Frame 1 (no input): blank canvas, image omitted
Frame 60 (no input): blank canvas, image omitted
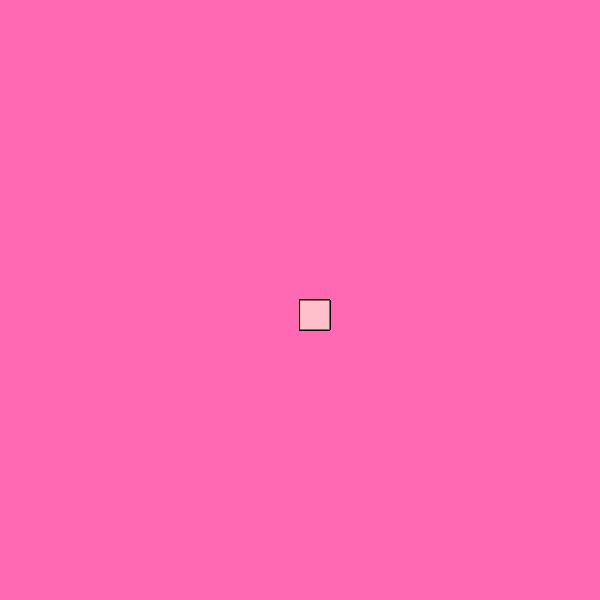
Frame 120 (the mouse pressed at the canvas centre since frame 60)

The p5.js sketch whose frames 1 and 60 were blank and that drew this single picture after the mouse press (run headless with seeded random() and noise() and a simulated clock; from frame 60 on, the mouse is pressed at the canvas centre):

// p5.js sketch
// ── sketch.js
function setup() {
    createCanvas(600, 600);
    background( " hotpink");
  }
  
  function draw() {
  
    
    fill ('pink');
    stroke ("black");
    
    if(mouseIsPressed) {
    rect (mouseX, mouseY, 30, 30);  
    }
  }
  
